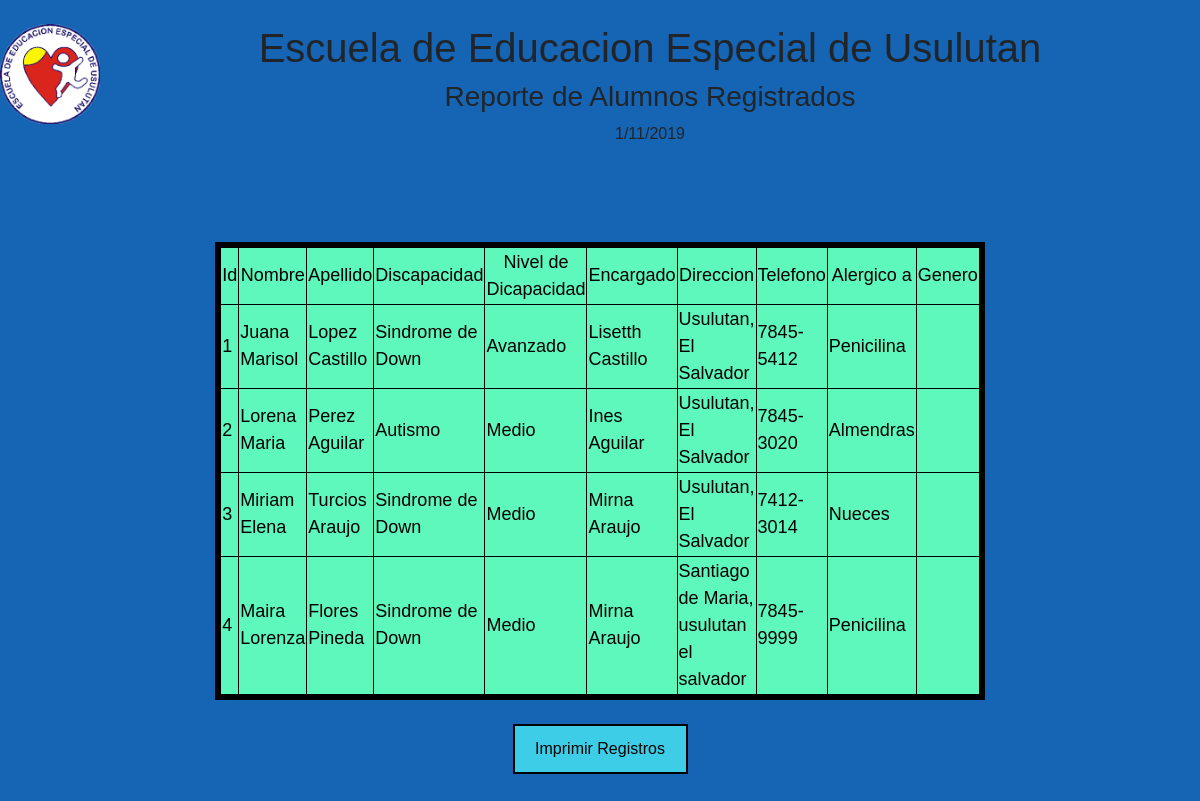
Screenshot of /vistas/alumno/vistaal.php with the database file from the repository.
### tables this page shows
CREATE TABLE `alumno` (
  `id_a` int(10) NOT NULL,
  `nombre_alumnos` varchar(100) NOT NULL,
  `apellido_alumno` varchar(100) NOT NULL,
  `discapacidad_alumno` varchar(100) NOT NULL,
  `nivel_discapacidad` varchar(25) NOT NULL,
  `encargado_alumno` varchar(100) NOT NULL,
  `direccion` varchar(100) NOT NULL,
  `telefono` varchar(25) NOT NULL,
  `alergico_a` varchar(100) NOT NULL,
  `genero` char(10) NOT NULL,
  `usuario` varchar(50) NOT NULL,
  `clave` varchar(25) NOT NULL
);

### public/vistas/alumno/vistaal.php (the view, shortened to what this page needs)
<?php
include '../../../conexion.php';
 ?>
<!DOCTYPE html>
<html>
<head>
    <link rel="stylesheet" href="../../../public/bootstrap-4.3.1-dist/css/bootstrap.css">
    <link rel="stylesheet" href="../../../public/css/registro_encargado.css">
        <link rel="stylesheet" href="../../../public/css/mostrar.css">
	<br>
	<img src="../../img/icono.png" width="100" height="100" align="left" >
	<h1>Escuela de Educacion Especial de Usulutan</h1>
	<h3>Reporte de Alumnos Registrados</h3>
</head>
	<br>
	<br><br>
<body>
<center>
<br>
	<br>
	<table border="1" >
		<tr>
			<td align="center">Id</td>
			<td align="center">Nombre</td>
			<td align="center">Apellido</td>
			<td align="center">Discapacidad</td>
			<td align="center">Nivel de Dicapacidad</td>
			<td align="center">Encargado</td>
			<td align="center">Direccion</td>
			<td align="center">Telefono</td>
			<td align="center">Alergico a</td>
			<td align="center">Genero</td>
		</tr>
		<?php
		$sql="SELECT * from alumno";
		$result=mysqli_query($conexion,$sql);
		while($mostrar=mysqli_fetch_array($result)){
		 ?>
		<tr>
			<td><?php echo $mostrar['id_a'] ?></td>
			<td><?php echo $mostrar['nombre_alumnos'] ?></td>
			<td><?php echo $mostrar['apellido_alumno'] ?></td>
			<td><?php echo $mostrar['discapacidad_alumno'] ?></td>
			<td><?php echo $mostrar['nivel_discapacidad'] ?></td>
			<td><?php echo $mostrar['encargado_alumno'] ?></td>
			<td><?php echo $mostrar['direccion'] ?></td>
			<td><?php echo $mostrar['telefono'] ?></td>
			<td><?php echo $mostrar['alergico_a'] ?></td>
			<td><?php echo $mostrar['genero'] ?></td>
		</tr>
	<?php
	}
	 ?>
	</table><br>
	<center><tr><input type="button" value="Imprimir Registros" class="nover" onClick="window.print()" class="btn btn-primary" style="width:175px;height:50px"></tr></center>
</center>
</body><br>
	<br>
</html>

### public/css/registro_encargado.css (style rules this page uses)
body { background-color: #1565b4; height: 100px; text-align: center; align-content: center; }

### public/css/mostrar.css (style rules this page uses)
body { background-image: url(../img/sdc.jpg); background-repeat: no-repeat center top; margin: 0; padding: 0; background-size: cover; font-family: sans-serif; height: 100vh; }
table { align-content: center; border: 1px #0c0d0d; outline: 250px; height: 350px; width: 60%; background: #5ef7bc; color: #000000; font-size: 18px; border: 6px black solid; }
input { background: #3ecde6; border: 2px black solid; }

### public/vistas/alumno/vistaal.php (style rules this page uses)
.nover { display:none }

### rows the page displays
alumno: id_a "1", nombre_alumnos "Juana Marisol", apellido_alumno "Lopez Castillo", discapacidad_alumno "Sindrome de Down", nivel_discapacidad "Avanzado", encargado_alumno "Lisetth Castillo", direccion "Usulutan, El Salvador", telefono "7845-5412", alergico_a "Penicilina"
alumno: id_a "2", nombre_alumnos "Lorena Maria", apellido_alumno "Perez Aguilar", discapacidad_alumno "Autismo", nivel_discapacidad "Medio", encargado_alumno "Ines Aguilar", direccion "Usulutan, El Salvador", telefono "7845-3020", alergico_a "Almendras"
alumno: id_a "3", nombre_alumnos "Miriam Elena", apellido_alumno "Turcios Araujo", discapacidad_alumno "Sindrome de Down", nivel_discapacidad "Medio", encargado_alumno "Mirna Araujo", direccion "Usulutan, El Salvador", telefono "7412-3014", alergico_a "Nueces"
alumno: id_a "4", nombre_alumnos "Maira Lorenza", apellido_alumno "Flores Pineda", discapacidad_alumno "Sindrome de Down", nivel_discapacidad "Medio", encargado_alumno "Mirna Araujo", direccion "Santiago de Maria, usulutan el salvador", telefono "7845-9999", alergico_a "Penicilina"
